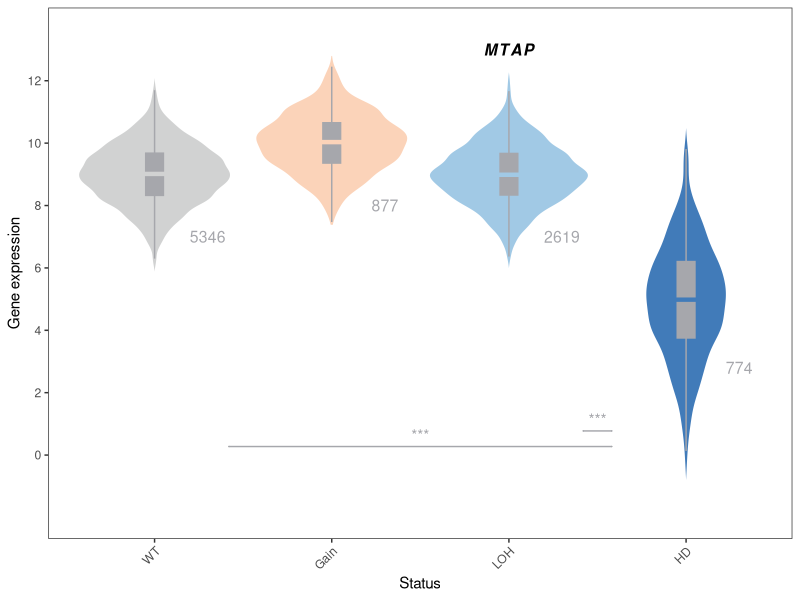
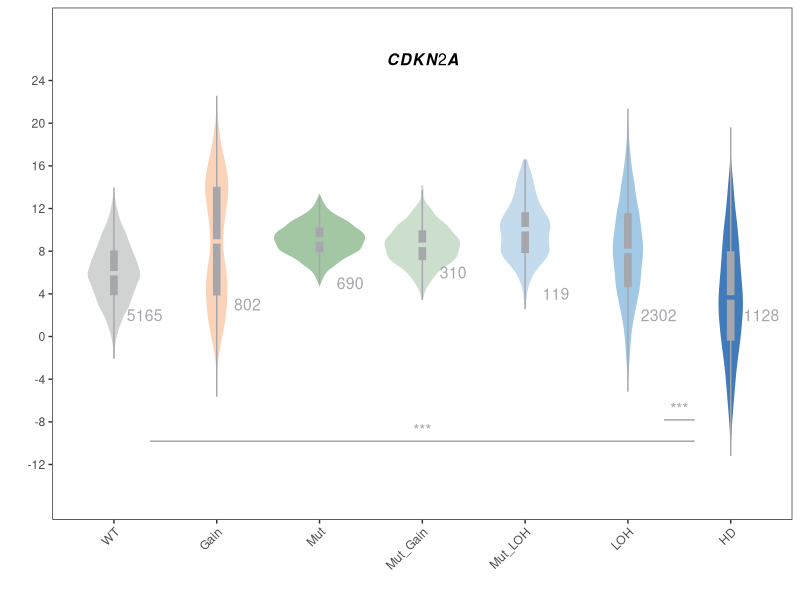
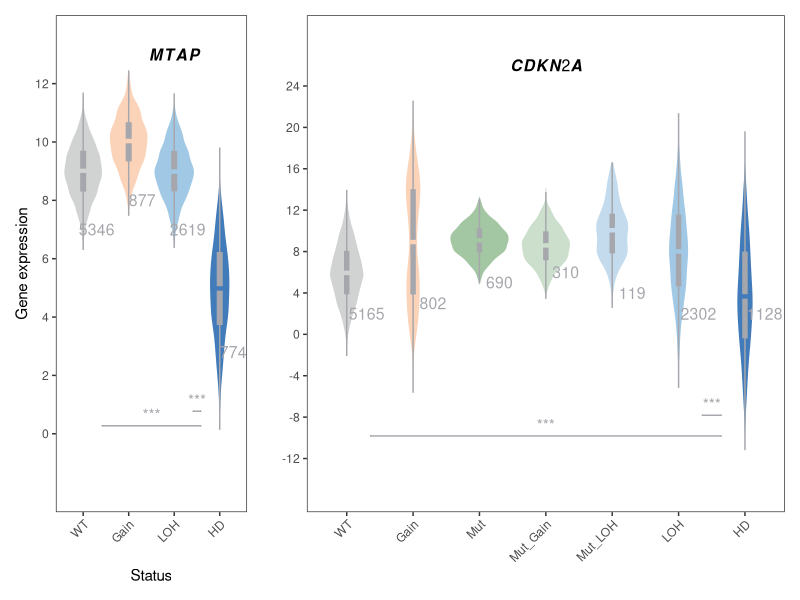

Write R code to recreate these figures, in order.
# =============================================================================
# 复杂提琴图
# organized：线性脚本 + 中文分节；路径相对本条目目录
# =============================================================================
# =============================================================================

script_dir <- tryCatch(
  dirname(normalizePath(sys.frame(1)$ofile)),
  error = function(e) {
    args <- commandArgs(trailingOnly = FALSE)
    file_arg <- grep("^--file=", args, value = TRUE)
    if (length(file_arg)) dirname(normalizePath(sub("^--file=", "", file_arg))) else normalizePath(getwd())
  }
)
root <- if (basename(script_dir) == "code") dirname(script_dir) else script_dir
out_dir <- file.path(root, "output", "figures")
dir.create(out_dir, recursive = TRUE, showWarnings = FALSE)

suppressPackageStartupMessages({
  library(ggplot2)
  library(dplyr)
  library(tidyr)
  library(readr)
  library(tibble)
  library(stringr)
  library(forcats)
})

# 载入R包：
library(ggplot2)
library(ggsignif)
library(patchwork)

########## 构建data1的模拟数据：###############################
WT <- rnorm(5346,9,1)
Gain <- rnorm(877,10,1)
LOH <- rnorm(2619,9,1)
HD <- rnorm(774,5,2)

# 合并：
data <- as.data.frame(cbind(rep(c("WT","Gain","LOH","HD"),c(5346,877,2619,774)),
                            c(WT,Gain,LOH,HD)))
colnames(data) <- c("Group","Values")
data$Values <- as.numeric(data$Values)
data$Group <- factor(data$Group,levels = c("WT","Gain","LOH","HD"))
write.csv(data,"data1.csv")


# 构建加箱线图中心空格的数据：
x_value <- c(0.9, 1.1)
for (i in 1:3) {
  x_value <- append(x_value, x_value[((i-1)*2+1):(i*2)]+1)
}

med_values <- rep(c(median(data[which(data$Group == "WT"),]$Values),
                    median(data[which(data$Group == "Gain"),]$Values),
                    median(data[which(data$Group == "LOH"),]$Values),
                    median(data[which(data$Group == "HD"),]$Values)),
                  rep(2,4))

tmp_data <- as.data.frame(cbind(x_value,med_values,
                                rep(c("WT","Gain","LOH","HD"),
                                    rep(2,4))))
tmp_data$x_value <- as.numeric(tmp_data$x_value)
tmp_data$med_values <- as.numeric(tmp_data$med_values)
tmp_data$V3 <- factor(tmp_data$V3, levels = c("WT","Gain","LOH","HD"))

# 绘图:
p1 <- ggplot(data,aes(Group,Values))+
  # 提琴图：
  geom_violin(aes(fill=Group),color="white")+
  # 内部箱线图：
  geom_boxplot(fill="#a6a7ac",color="#a6a7ac",
               width = 0.1,outlier.shape = NA)+
  geom_line(data=tmp_data,aes(x_value,med_values,group=V3,color=V3),size=1.5)+
  # 填充颜色模式：
  scale_color_manual(values = c("#d1d2d2","#fbd3b9","#a1c9e5","#417bb9"))+
  scale_fill_manual(values = c("#d1d2d2","#fbd3b9","#a1c9e5","#417bb9"))+
  # 设置主题：
  theme_bw()+
  theme(panel.grid = element_blank(),
        axis.text.x = element_text(angle = 45, hjust = 1),
        legend.position = "none")+
  # 坐标轴label：
  xlab("Status")+
  ylab("Gene expression")+
  # y轴刻度标签：
  scale_y_continuous(breaks = seq(0,12,2))+
  # 添加注释：
  annotate("text", label = "bolditalic(MTAP)", parse = TRUE, 
           x = 3, y = 13, size = 4, colour = "black")+
  annotate("text", label = "5346",
           x = 1.3, y = 7, size = 4, colour = "#a6a7ac")+
  annotate("text", label = "877",  
           x = 2.3, y = 8, size = 4, colour = "#a6a7ac")+
  annotate("text", label = "2619",
           x = 3.3, y = 7, size = 4, colour = "#a6a7ac")+
  annotate("text", label = "774",
           x = 4.3, y = 2.8, size = 4, colour = "#a6a7ac")+
  # 差异显著性检验：
  geom_signif(comparisons = list(c("LOH", "HD"), # 哪些组进行比较
                                 c("WT", "HD")),
              map_signif_level=T, # T显示显著性，F显示p值
              tip_length=c(0,0), # 修改显著性线两端的长短
              y_position = c(0,-0.5), # 设置显著性线的位置高度
              size = 0.5, # 修改线的粗细
              textsize = 4, # 修改显著性标记的大小
              extend_line = -0.1, # 线的长短：默认为0；
              color = "#a6a7ac", # 线的颜色
              test = "t.test") # 检验的类型


########## 构建data2的模拟数据：###############################
WT <- rnorm(5165,6,3)
Gain <- c(rnorm(401,4,3),rnorm(401,14,3))
Mut <- rnorm(690,9,1.5)
Mut_Gain <- rnorm(310,8.5,2)
Mut_LOH <- rnorm(119,9.5,3)
LOH <- rnorm(2302,8,5)
HD <- rnorm(1128,4,6)

data2 <- as.data.frame(cbind(rep(c("WT","Gain","Mut","Mut_Gain","Mut_LOH","LOH",
                                   "HD"),c(5165,802,690,310,119,2302,1128)),
                             c(WT,Gain,Mut,Mut_Gain,Mut_LOH,LOH,HD)))
colnames(data2) <- c("Group","Values")
data2$Values <- as.numeric(data2$Values)
data2$Group <- factor(data2$Group,
                      levels = c("WT","Gain","Mut","Mut_Gain","Mut_LOH","LOH","HD"))
write.csv(data2,"data2.csv")


# 构建加箱线图中心空格的数据：
x_value <- c(0.95, 1.05)
for (i in 1:6) {
  x_value <- append(x_value, x_value[((i-1)*2+1):(i*2)]+1)
}

med_values <- rep(c(median(data2[which(data2$Group == "WT"),]$Values),
                    median(data2[which(data2$Group == "Gain"),]$Values),
                    median(data2[which(data2$Group == "Mut"),]$Values),
                    median(data2[which(data2$Group == "Mut_Gain"),]$Values),
                    median(data2[which(data2$Group == "Mut_LOH"),]$Values),
                    median(data2[which(data2$Group == "LOH"),]$Values),
                    median(data2[which(data2$Group == "HD"),]$Values)),
                  rep(2,7))

tmp_data <- as.data.frame(cbind(x_value,med_values,
                                rep(c("WT","Gain","Mut","Mut_Gain","Mut_LOH","LOH","HD"),
                                    rep(2,7))))
tmp_data$x_value <- as.numeric(tmp_data$x_value)
tmp_data$med_values <- as.numeric(tmp_data$med_values)
tmp_data$V3 <- factor(tmp_data$V3, levels = c("WT","Gain","Mut","Mut_Gain","Mut_LOH","LOH","HD"))



p2 <- ggplot(data2,aes(Group,Values))+
  # 提琴图：
  geom_violin(aes(fill=Group),color="white")+
  # 内部箱线图：
  geom_boxplot(fill="#a6a7ac",color="#a6a7ac",
               width = 0.06,outlier.shape = NA)+
  geom_line(data=tmp_data,aes(x_value,med_values,group=V3,color=V3),size=1.5)+
  # 填充颜色模式：
  scale_color_manual(values = c("#d1d2d2","#fbd3b9","#a3c6a3","#ccdecc",
                                "#c3dbed","#a1c9e5","#417bb9"))+
  
  scale_fill_manual(values = c("#d1d2d2","#fbd3b9","#a3c6a3","#ccdecc",
                               "#c3dbed","#a1c9e5","#417bb9"))+
  # 设置主题：
  theme_bw()+
  theme(panel.grid = element_blank(),
        axis.text.x = element_text(angle = 45, hjust = 1),
        legend.position = "none")+
  # 坐标轴label：
  xlab("")+
  ylab("")+
  # 设置坐标轴范围和刻度：
  scale_y_continuous(breaks = seq(-12,26,4))+
  # 添加注释信息：
  annotate("text", label = "bolditalic(CDKN2A)", parse = TRUE, 
           x = 4, y = 26, size = 4, colour = "black")+
  annotate("text", label = "5165",
           x = 1.3, y = 2, size = 4, colour = "#a6a7ac")+
  annotate("text", label = "802",  
           x = 2.3, y = 3, size = 4, colour = "#a6a7ac")+
  annotate("text", label = "690",
           x = 3.3, y = 5, size = 4, colour = "#a6a7ac")+
  annotate("text", label = "310",
           x = 4.3, y = 6, size = 4, colour = "#a6a7ac")+
  annotate("text", label = "119", parse = TRUE, 
           x = 5.3, y = 4, size = 4, colour = "#a6a7ac")+
  annotate("text", label = "2302",
           x = 6.3, y = 2, size = 4, colour = "#a6a7ac")+
  annotate("text", label = "1128",  
           x = 7.3, y = 2, size = 4, colour = "#a6a7ac")+
  geom_signif(comparisons = list(c("LOH", "HD"), # 哪些组进行比较
                                 c("WT", "HD")),
              map_signif_level=T, # T显示显著性，F显示p value
              tip_length=c(0,0), # 修改显著性线两端的长短
              y_position = c(-10,-12), # 设置显著性线的位置高度
              size = 0.5, # 修改线的粗细
              textsize = 4, # 修改显著性标记的大小
              extend_line = -0.05, # 
              color = "#a6a7ac",
              test = "t.test") # 检验的类型

p <- p1+p2+plot_layout(widths = c(1,2.5)) 

ggsave(file.path(out_dir, "violin_plot1.pdf"), plot = p1, height = 5,width = 4)
ggsave(file.path(out_dir, "violin_plot2.pdf"), plot = p2, height = 5,width = 8)
ggsave(file.path(out_dir, "violin_plot.pdf"), plot = p, height = 6,width = 11)
